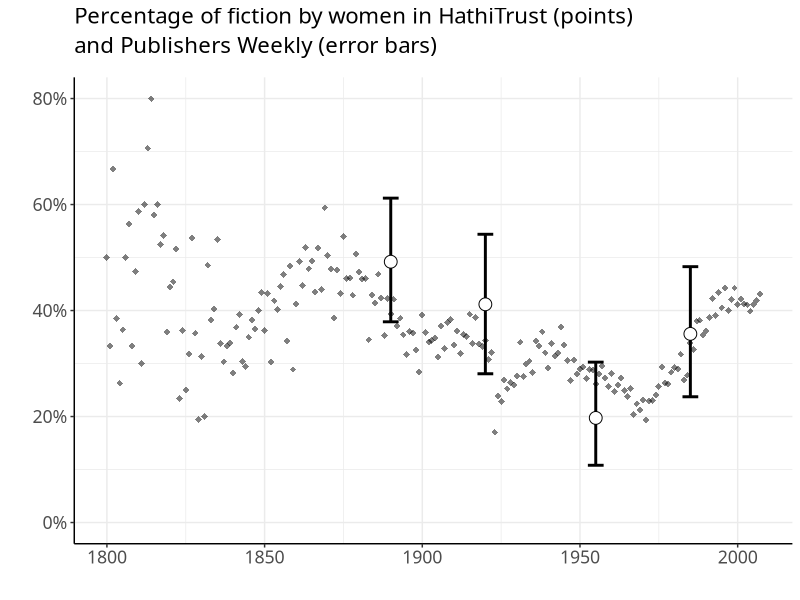
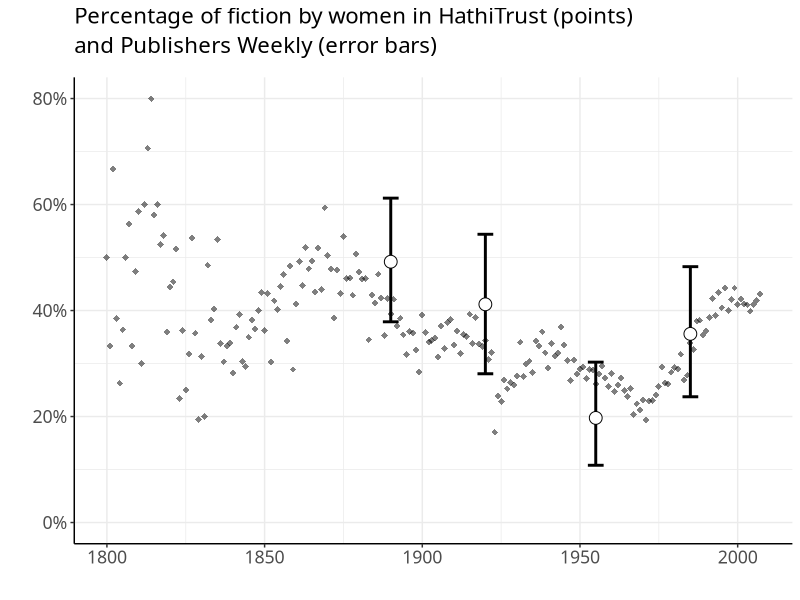

R code for these plots, in order:
library(ggplot2)
library(scales)
library(dplyr)

this.dir <- dirname(parent.frame(2)$ofile)
setwd(this.dir)

errors <- read.csv('pubweeklyerrorbars.csv')
hathi <- read.csv('authorratios.csv')

p <- ggplot() + 
  geom_errorbar(data=errors, mapping=aes(x=year, ymin=low, ymax=high), width=5, size=1, color="black") + 
  geom_point(data=errors, mapping=aes(x=year, y=mean), size=4, shape=21, fill="white") +
  geom_point(data = hathi, mapping = aes(x = year, y = authratio), shape = 18, size = 2, alpha = 0.5) + 
  ylab('') +
  scale_y_continuous(labels = percent, limits = c(0, 0.8)) +
  xlab('') + theme(text = element_text(size = 15)) +
  ggtitle('Percentage of fiction by women in HathiTrust (points)\nand Publishers Weekly (error bars)') +
  xlim(1800, 2007) + 
  theme_bw() +
  theme(text = element_text(size = 16, family = "Avenir Next Medium"), 
        panel.border = element_blank(),
        axis.line = element_line(color = 'black'),
        plot.title = element_text(margin = margin(b = 14), size = 16, lineheight = 1.1))

tiff("fig1.tiff", height = 6, width = 9, units = 'in', res=400)
plot(p)
dev.off()
plot(p)